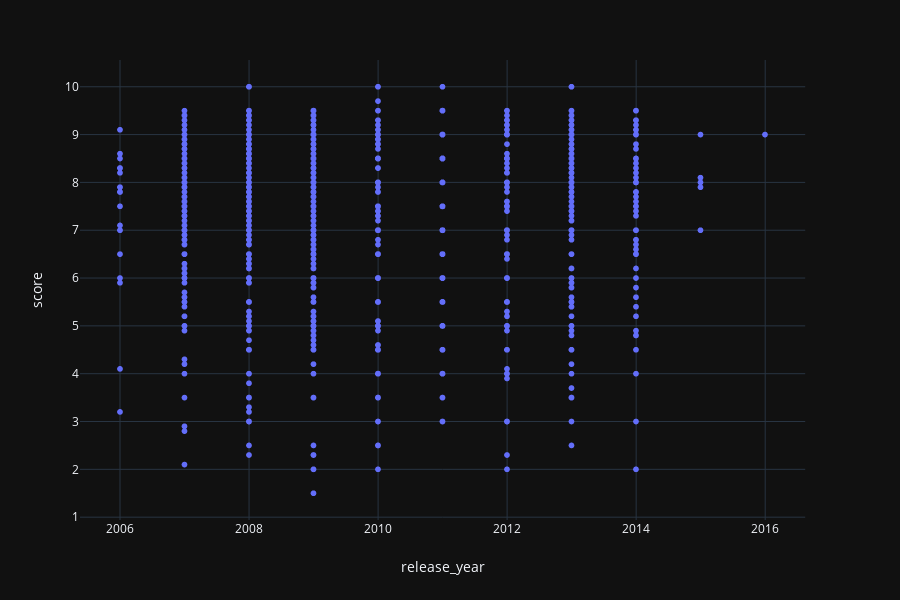

Notebook source saved alongside this figure:
### Markdown cell above
## Kleines Demo zu *Plotly.express*

### Code cell
import plotly.express as px
fig = px.scatter(filtered_df, x="release_year", y="score", template="plotly_dark")
#fig = px.box(filtered_df, x="release_year", y="score", template="plotly_dark")
fig.show()

### Figure 1 — Plotly figure (JSON) as saved in the notebook; plotly's stock layout.template omitted (floating-point values rounded to 4 significant figures; data arrays with more than 128 entries replaced by an {"elided": "..."} marker saying what was removed)
{"data": [{"hoverlabel": {"namelength": 0}, "hovertemplate": "release_year=%{x}<br>score=%{y}", "legendgroup": "", "marker": {"color": "#636efa", "symbol": "circle"}, "mode": "markers", "name": "", "showlegend": false, "type": "scattergl", "x": {"elided": "1356 int values"}, "xaxis": "x", "y": {"elided": "1356 float values"}, "yaxis": "y"}], "layout": {"height": 600, "legend": {"tracegroupgap": 0}, "margin": {"t": 60}, "xaxis": {"anchor": "y", "domain": [0, 0.98], "title": {"text": "release_year"}}, "yaxis": {"anchor": "x", "domain": [0, 1], "title": {"text": "score"}}}}
